Frame 1 (no input): blank canvas, image omitted
Frame 60 (the mouse pressed at the canvas centre just before this capture): blank canvas, image omitted
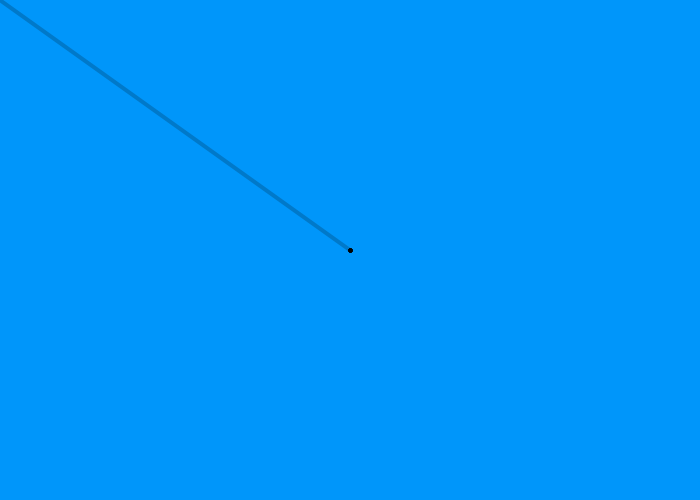
Frame 120 (the mouse held since frame 60 and released just before this capture)

The Processing sketch whose frames 1 and 60 were blank and that drew this single picture after the mouse press (run headless with seeded random() and noise(); from frame 60 on, the mouse is pressed at the canvas centre):

// Processing sketch: processing_160637
// ── processing_160637.pde

void setup() {
size(700, 500);
background(0,150,250);
}
void draw() {
stroke(0,50);
strokeWeight(4);
smooth();
// Draw if mouse is pressed
if (mousePressed) {
line(pmouseX, pmouseY, mouseX, mouseY);
}
}
